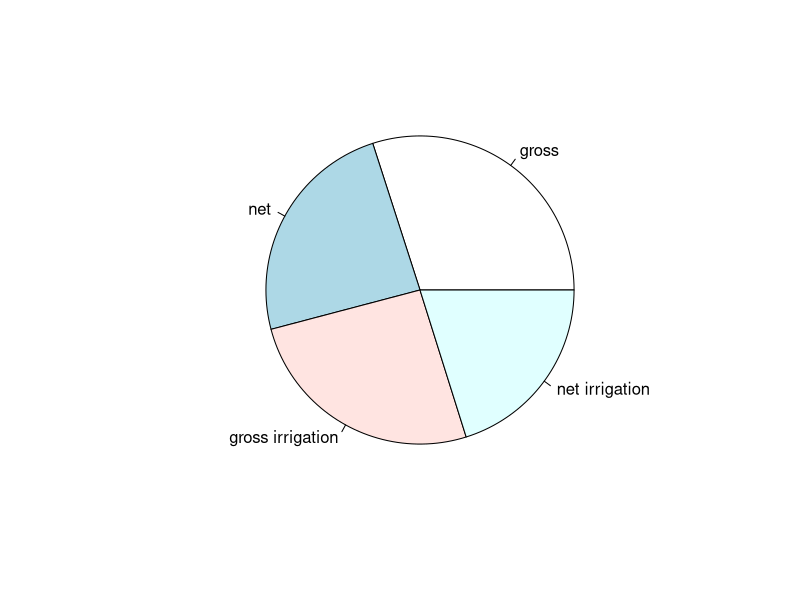

This chart was generated by the following R code:
## ---- chunk 1
agriculture_data <- read.csv("Agriculture.csv")
View(agriculture_data)
## ---- chunk 2
gross <- agriculture_data$Gross.Cropped.Area
net <- agriculture_data$Net.Cropped.Area
gross_irr <- agriculture_data$Gross.Irrigated.Area
net_irr <- agriculture_data$Net.Irrigated.Area
agri <- c(gross, net, gross_irr, net_irr)
## ---- chunk 3
pie(agri,labels = c("gross","net", "gross irrigation", "net irrigation"))
